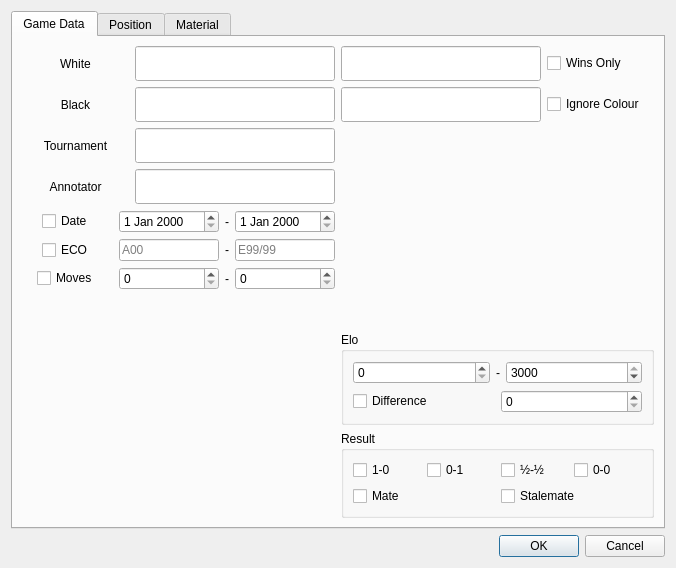
<?xml version="1.0" encoding="UTF-8"?>
<ui version="4.0">
 <class>DatabaseFilter</class>
 <widget class="QDialog" name="DatabaseFilter">
  <property name="geometry">
   <rect>
    <x>0</x>
    <y>0</y>
    <width>676</width>
    <height>568</height>
   </rect>
  </property>
  <property name="windowTitle">
   <string>Game Filters</string>
  </property>
  <layout class="QVBoxLayout" name="verticalLayout_2">
   <item>
    <widget class="QTabWidget" name="tabWidget">
     <property name="currentIndex">
      <number>0</number>
     </property>
     <widget class="QWidget" name="GamedataTab">
      <attribute name="title">
       <string>Game Data</string>
      </attribute>
      <layout class="QVBoxLayout" name="verticalLayout_3">
       <item>
        <layout class="QHBoxLayout" name="horizontalLayout">
         <item>
          <layout class="QVBoxLayout" name="verticalLayout">
           <item>
            <layout class="QHBoxLayout" name="horizontalLayout_52">
             <item>
              <widget class="QLabel" name="WhiteLabel">
               <property name="text">
                <string>White</string>
               </property>
               <property name="textFormat">
                <enum>Qt::TextFormat::AutoText</enum>
               </property>
               <property name="alignment">
                <set>Qt::AlignmentFlag::AlignCenter</set>
               </property>
              </widget>
             </item>
             <item>
              <widget class="QLineEdit" name="WhiteLast">
               <property name="sizePolicy">
                <sizepolicy hsizetype="Fixed" vsizetype="Fixed">
                 <horstretch>0</horstretch>
                 <verstretch>0</verstretch>
                </sizepolicy>
               </property>
               <property name="minimumSize">
                <size>
                 <width>200</width>
                 <height>35</height>
                </size>
               </property>
               <property name="maximumSize">
                <size>
                 <width>200</width>
                 <height>35</height>
                </size>
               </property>
              </widget>
             </item>
            </layout>
           </item>
           <item>
            <layout class="QHBoxLayout" name="horizontalLayout_53">
             <item>
              <widget class="QLabel" name="BlackLabel">
               <property name="text">
                <string>Black</string>
               </property>
               <property name="alignment">
                <set>Qt::AlignmentFlag::AlignCenter</set>
               </property>
              </widget>
             </item>
             <item>
              <widget class="QLineEdit" name="BlackLast">
               <property name="sizePolicy">
                <sizepolicy hsizetype="Fixed" vsizetype="Fixed">
                 <horstretch>0</horstretch>
                 <verstretch>0</verstretch>
                </sizepolicy>
               </property>
               <property name="minimumSize">
                <size>
                 <width>200</width>
                 <height>35</height>
                </size>
               </property>
               <property name="maximumSize">
                <size>
                 <width>200</width>
                 <height>35</height>
                </size>
               </property>
              </widget>
             </item>
            </layout>
           </item>
           <item>
            <layout class="QHBoxLayout" name="horizontalLayout_54">
             <item>
              <widget class="QLabel" name="TournamentLabel">
               <property name="text">
                <string>Tournament</string>
               </property>
               <property name="alignment">
                <set>Qt::AlignmentFlag::AlignCenter</set>
               </property>
              </widget>
             </item>
             <item>
              <widget class="QLineEdit" name="TournamentEdit">
               <property name="sizePolicy">
                <sizepolicy hsizetype="Fixed" vsizetype="Fixed">
                 <horstretch>0</horstretch>
                 <verstretch>0</verstretch>
                </sizepolicy>
               </property>
               <property name="minimumSize">
                <size>
                 <width>200</width>
                 <height>35</height>
                </size>
               </property>
               <property name="maximumSize">
                <size>
                 <width>200</width>
                 <height>35</height>
                </size>
               </property>
              </widget>
             </item>
            </layout>
           </item>
           <item>
            <layout class="QHBoxLayout" name="horizontalLayout_63">
             <item>
              <widget class="QLabel" name="AnnotatorLabel">
               <property name="text">
                <string>Annotator</string>
               </property>
               <property name="alignment">
                <set>Qt::AlignmentFlag::AlignCenter</set>
               </property>
              </widget>
             </item>
             <item>
              <widget class="QLineEdit" name="AnnotatorEdit">
               <property name="sizePolicy">
                <sizepolicy hsizetype="Fixed" vsizetype="Fixed">
                 <horstretch>0</horstretch>
                 <verstretch>0</verstretch>
                </sizepolicy>
               </property>
               <property name="minimumSize">
                <size>
                 <width>200</width>
                 <height>35</height>
                </size>
               </property>
               <property name="maximumSize">
                <size>
                 <width>200</width>
                 <height>35</height>
                </size>
               </property>
              </widget>
             </item>
            </layout>
           </item>
           <item>
            <layout class="QHBoxLayout" name="horizontalLayout_2">
             <item alignment="Qt::AlignmentFlag::AlignHCenter|Qt::AlignmentFlag::AlignVCenter">
              <widget class="QCheckBox" name="DateCheck">
               <property name="sizePolicy">
                <sizepolicy hsizetype="Fixed" vsizetype="Fixed">
                 <horstretch>0</horstretch>
                 <verstretch>0</verstretch>
                </sizepolicy>
               </property>
               <property name="text">
                <string>Date</string>
               </property>
               <property name="tristate">
                <bool>false</bool>
               </property>
              </widget>
             </item>
             <item>
              <widget class="QDateEdit" name="DateMin">
               <property name="sizePolicy">
                <sizepolicy hsizetype="Fixed" vsizetype="Fixed">
                 <horstretch>0</horstretch>
                 <verstretch>0</verstretch>
                </sizepolicy>
               </property>
               <property name="minimumSize">
                <size>
                 <width>100</width>
                 <height>0</height>
                </size>
               </property>
               <property name="maximumSize">
                <size>
                 <width>100</width>
                 <height>16777215</height>
                </size>
               </property>
              </widget>
             </item>
             <item>
              <widget class="QLabel" name="label_2">
               <property name="sizePolicy">
                <sizepolicy hsizetype="Fixed" vsizetype="Preferred">
                 <horstretch>0</horstretch>
                 <verstretch>0</verstretch>
                </sizepolicy>
               </property>
               <property name="text">
                <string>-</string>
               </property>
              </widget>
             </item>
             <item>
              <widget class="QDateEdit" name="DateMax">
               <property name="sizePolicy">
                <sizepolicy hsizetype="Fixed" vsizetype="Fixed">
                 <horstretch>0</horstretch>
                 <verstretch>0</verstretch>
                </sizepolicy>
               </property>
               <property name="minimumSize">
                <size>
                 <width>100</width>
                 <height>0</height>
                </size>
               </property>
               <property name="maximumSize">
                <size>
                 <width>100</width>
                 <height>16777215</height>
                </size>
               </property>
              </widget>
             </item>
            </layout>
           </item>
           <item>
            <layout class="QHBoxLayout" name="horizontalLayout_4">
             <item alignment="Qt::AlignmentFlag::AlignHCenter">
              <widget class="QCheckBox" name="EcoCheck">
               <property name="sizePolicy">
                <sizepolicy hsizetype="Fixed" vsizetype="Fixed">
                 <horstretch>0</horstretch>
                 <verstretch>0</verstretch>
                </sizepolicy>
               </property>
               <property name="text">
                <string>ECO</string>
               </property>
              </widget>
             </item>
             <item>
              <widget class="QLineEdit" name="EcoMin">
               <property name="sizePolicy">
                <sizepolicy hsizetype="Fixed" vsizetype="Fixed">
                 <horstretch>0</horstretch>
                 <verstretch>0</verstretch>
                </sizepolicy>
               </property>
               <property name="minimumSize">
                <size>
                 <width>100</width>
                 <height>0</height>
                </size>
               </property>
               <property name="maximumSize">
                <size>
                 <width>100</width>
                 <height>16777215</height>
                </size>
               </property>
               <property name="placeholderText">
                <string>A00</string>
               </property>
              </widget>
             </item>
             <item>
              <widget class="QLabel" name="label_3">
               <property name="sizePolicy">
                <sizepolicy hsizetype="Fixed" vsizetype="Preferred">
                 <horstretch>0</horstretch>
                 <verstretch>0</verstretch>
                </sizepolicy>
               </property>
               <property name="text">
                <string>-</string>
               </property>
              </widget>
             </item>
             <item>
              <widget class="QLineEdit" name="EcoMax">
               <property name="sizePolicy">
                <sizepolicy hsizetype="Fixed" vsizetype="Fixed">
                 <horstretch>0</horstretch>
                 <verstretch>0</verstretch>
                </sizepolicy>
               </property>
               <property name="minimumSize">
                <size>
                 <width>100</width>
                 <height>0</height>
                </size>
               </property>
               <property name="maximumSize">
                <size>
                 <width>100</width>
                 <height>16777215</height>
                </size>
               </property>
               <property name="placeholderText">
                <string>E99/99</string>
               </property>
              </widget>
             </item>
            </layout>
           </item>
           <item>
            <layout class="QHBoxLayout" name="horizontalLayout_5">
             <item alignment="Qt::AlignmentFlag::AlignHCenter">
              <widget class="QCheckBox" name="MovesCheck">
               <property name="sizePolicy">
                <sizepolicy hsizetype="Fixed" vsizetype="Fixed">
                 <horstretch>0</horstretch>
                 <verstretch>0</verstretch>
                </sizepolicy>
               </property>
               <property name="text">
                <string>Moves</string>
               </property>
              </widget>
             </item>
             <item>
              <widget class="QSpinBox" name="MovesMin">
               <property name="sizePolicy">
                <sizepolicy hsizetype="Fixed" vsizetype="Fixed">
                 <horstretch>0</horstretch>
                 <verstretch>0</verstretch>
                </sizepolicy>
               </property>
               <property name="minimumSize">
                <size>
                 <width>100</width>
                 <height>0</height>
                </size>
               </property>
               <property name="maximumSize">
                <size>
                 <width>100</width>
                 <height>16777215</height>
                </size>
               </property>
              </widget>
             </item>
             <item>
              <widget class="QLabel" name="label_4">
               <property name="sizePolicy">
                <sizepolicy hsizetype="Fixed" vsizetype="Preferred">
                 <horstretch>0</horstretch>
                 <verstretch>0</verstretch>
                </sizepolicy>
               </property>
               <property name="text">
                <string>-</string>
               </property>
              </widget>
             </item>
             <item>
              <widget class="QSpinBox" name="MovesMax">
               <property name="sizePolicy">
                <sizepolicy hsizetype="Fixed" vsizetype="Fixed">
                 <horstretch>0</horstretch>
                 <verstretch>0</verstretch>
                </sizepolicy>
               </property>
               <property name="minimumSize">
                <size>
                 <width>100</width>
                 <height>0</height>
                </size>
               </property>
               <property name="maximumSize">
                <size>
                 <width>100</width>
                 <height>16777215</height>
                </size>
               </property>
              </widget>
             </item>
            </layout>
           </item>
           <item>
            <spacer name="verticalSpacer_11">
             <property name="orientation">
              <enum>Qt::Orientation::Vertical</enum>
             </property>
             <property name="sizeHint" stdset="0">
              <size>
               <width>20</width>
               <height>40</height>
              </size>
             </property>
            </spacer>
           </item>
          </layout>
         </item>
         <item>
          <layout class="QVBoxLayout" name="verticalLayout_25">
           <item>
            <layout class="QHBoxLayout" name="horizontalLayout_55">
             <item>
              <widget class="QLineEdit" name="WhiteFirst">
               <property name="sizePolicy">
                <sizepolicy hsizetype="Fixed" vsizetype="Fixed">
                 <horstretch>0</horstretch>
                 <verstretch>0</verstretch>
                </sizepolicy>
               </property>
               <property name="minimumSize">
                <size>
                 <width>200</width>
                 <height>35</height>
                </size>
               </property>
               <property name="maximumSize">
                <size>
                 <width>200</width>
                 <height>35</height>
                </size>
               </property>
              </widget>
             </item>
             <item>
              <widget class="QCheckBox" name="WinsOnly">
               <property name="text">
                <string>Wins Only</string>
               </property>
              </widget>
             </item>
            </layout>
           </item>
           <item>
            <layout class="QHBoxLayout" name="horizontalLayout_56">
             <item>
              <widget class="QLineEdit" name="BlackFirst">
               <property name="sizePolicy">
                <sizepolicy hsizetype="Fixed" vsizetype="Fixed">
                 <horstretch>0</horstretch>
                 <verstretch>0</verstretch>
                </sizepolicy>
               </property>
               <property name="minimumSize">
                <size>
                 <width>200</width>
                 <height>35</height>
                </size>
               </property>
               <property name="maximumSize">
                <size>
                 <width>200</width>
                 <height>35</height>
                </size>
               </property>
              </widget>
             </item>
             <item>
              <widget class="QCheckBox" name="IgnoreColour">
               <property name="text">
                <string>Ignore Colour</string>
               </property>
              </widget>
             </item>
            </layout>
           </item>
           <item>
            <spacer name="verticalSpacer_12">
             <property name="orientation">
              <enum>Qt::Orientation::Vertical</enum>
             </property>
             <property name="sizeHint" stdset="0">
              <size>
               <width>20</width>
               <height>40</height>
              </size>
             </property>
            </spacer>
           </item>
           <item>
            <widget class="QGroupBox" name="groupBox_11">
             <property name="title">
              <string>Elo</string>
             </property>
             <layout class="QGridLayout" name="gridLayout_12">
              <item row="0" column="0">
               <layout class="QVBoxLayout" name="verticalLayout_26">
                <item>
                 <layout class="QHBoxLayout" name="horizontalLayout_57">
                  <item>
                   <widget class="QSpinBox" name="EloMin">
                    <property name="maximum">
                     <number>3000</number>
                    </property>
                   </widget>
                  </item>
                  <item>
                   <widget class="QLabel" name="label">
                    <property name="sizePolicy">
                     <sizepolicy hsizetype="Fixed" vsizetype="Preferred">
                      <horstretch>0</horstretch>
                      <verstretch>0</verstretch>
                     </sizepolicy>
                    </property>
                    <property name="text">
                     <string>-</string>
                    </property>
                   </widget>
                  </item>
                  <item>
                   <widget class="QSpinBox" name="EloMax">
                    <property name="maximum">
                     <number>3000</number>
                    </property>
                    <property name="value">
                     <number>3000</number>
                    </property>
                   </widget>
                  </item>
                 </layout>
                </item>
                <item>
                 <layout class="QHBoxLayout" name="horizontalLayout_58">
                  <item>
                   <widget class="QCheckBox" name="DifferenceCheck">
                    <property name="text">
                     <string>Difference</string>
                    </property>
                   </widget>
                  </item>
                  <item>
                   <widget class="QSpinBox" name="DifferenceValue"/>
                  </item>
                 </layout>
                </item>
               </layout>
              </item>
             </layout>
            </widget>
           </item>
           <item>
            <widget class="QGroupBox" name="groupBox_12">
             <property name="title">
              <string>Result</string>
             </property>
             <layout class="QGridLayout" name="gridLayout_13">
              <item row="0" column="0">
               <layout class="QVBoxLayout" name="verticalLayout_27">
                <item>
                 <layout class="QHBoxLayout" name="horizontalLayout_59">
                  <item>
                   <widget class="QCheckBox" name="WinCheck">
                    <property name="text">
                     <string>1-0</string>
                    </property>
                   </widget>
                  </item>
                  <item>
                   <widget class="QCheckBox" name="LossCheck">
                    <property name="text">
                     <string>0-1</string>
                    </property>
                   </widget>
                  </item>
                  <item>
                   <widget class="QCheckBox" name="DrawCheck">
                    <property name="text">
                     <string>½-½</string>
                    </property>
                   </widget>
                  </item>
                  <item>
                   <widget class="QCheckBox" name="NoneCheck">
                    <property name="text">
                     <string>0-0</string>
                    </property>
                   </widget>
                  </item>
                 </layout>
                </item>
                <item>
                 <layout class="QHBoxLayout" name="horizontalLayout_60">
                  <item>
                   <widget class="QCheckBox" name="MateCheck">
                    <property name="text">
                     <string>Mate</string>
                    </property>
                   </widget>
                  </item>
                  <item>
                   <widget class="QCheckBox" name="StaleCheck">
                    <property name="text">
                     <string>Stalemate</string>
                    </property>
                   </widget>
                  </item>
                 </layout>
                </item>
               </layout>
              </item>
             </layout>
            </widget>
           </item>
          </layout>
         </item>
        </layout>
       </item>
      </layout>
     </widget>
     <widget class="QWidget" name="PositionTab">
      <attribute name="title">
       <string>Position</string>
      </attribute>
     </widget>
     <widget class="QWidget" name="MaterialTab">
      <attribute name="title">
       <string>Material</string>
      </attribute>
     </widget>
    </widget>
   </item>
   <item>
    <widget class="QDialogButtonBox" name="ButtonBox">
     <property name="orientation">
      <enum>Qt::Orientation::Horizontal</enum>
     </property>
     <property name="standardButtons">
      <set>QDialogButtonBox::StandardButton::Cancel|QDialogButtonBox::StandardButton::Ok</set>
     </property>
    </widget>
   </item>
  </layout>
 </widget>
 <resources/>
 <connections>
  <connection>
   <sender>ButtonBox</sender>
   <signal>accepted()</signal>
   <receiver>DatabaseFilter</receiver>
   <slot>accept()</slot>
   <hints>
    <hint type="sourcelabel">
     <x>337</x>
     <y>546</y>
    </hint>
    <hint type="destinationlabel">
     <x>337</x>
     <y>283</y>
    </hint>
   </hints>
  </connection>
  <connection>
   <sender>ButtonBox</sender>
   <signal>rejected()</signal>
   <receiver>DatabaseFilter</receiver>
   <slot>reject()</slot>
   <hints>
    <hint type="sourcelabel">
     <x>337</x>
     <y>546</y>
    </hint>
    <hint type="destinationlabel">
     <x>337</x>
     <y>283</y>
    </hint>
   </hints>
  </connection>
 </connections>
</ui>
